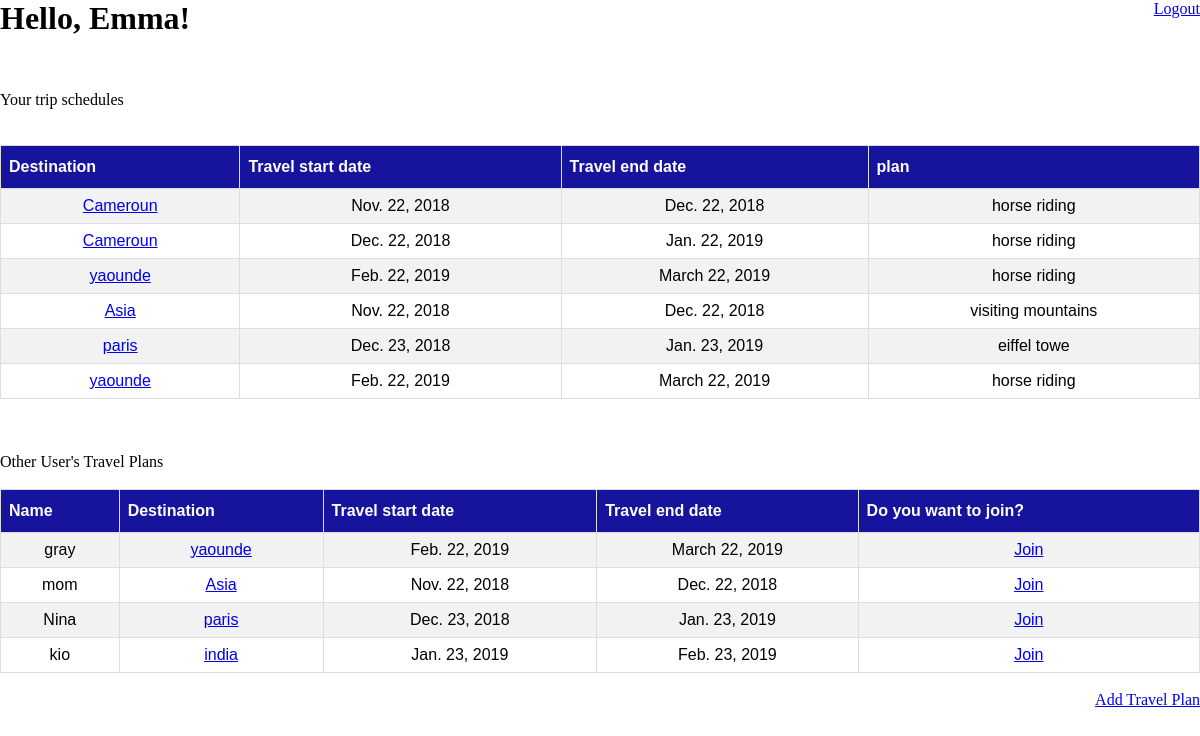
Screenshot of /travels (signed in) with the database file from the repository.
### TravelBuddy/models.py (models this page shows, shortened)
class Plan(models.Model):
    description=models.CharField(max_length=255)
    destination=models.CharField(max_length=255)
    start=models.DateField(max_length=255)
    end=models.DateField(max_length=255)
    added_by=models.ForeignKey(User,related_name='users_plans',on_delete=models.CASCADE)
    objects=PlanManager()

class Join(models.Model):
    added_user=models.ForeignKey(User,related_name='user',on_delete=models.CASCADE)
    added_plan=models.ForeignKey(Plan,related_name='plan',on_delete=models.CASCADE)

class User(models.Model):
    name = models.CharField(max_length=255)
    username = models.CharField(max_length=255)
    password = models.CharField(max_length=255)
    created_at = models.DateTimeField(auto_now_add = True)
    updated_at = models.DateTimeField(auto_now = True)
    objects = UserManager()

### TravelBuddy/views.py (the view)
# urls.py: path('travels',views.dashboard),
def dashboard(request):
    plans= Plan.objects.filter(added_by_id=request.session['id'])
    joins=Join.objects.filter(added_user_id=request.session['id'])
    destinations=Plan.objects.exclude(added_by_id=request.session['id'])
    context={
        'joins': joins,
        'plans': plans,
        'destinations': destinations
    }
    return render(request,'travels.html',context)

### TravelBuddy/templates/travels.html (shortened to what this page needs)
<!DOCTYPE html>
<html lang="en">
<head>
</head>
<body>
    <a class='special' href='/logout'>Logout</a>
    <h1>Hello, {{request.session.username}}!</h1>
    <br><br><br>
    <p>Your trip schedules</p>
     <table id="plan">
         <tr>
             <th>Destination</th>
             <th>Travel start date</th>
             <th>Travel end date</th>
             <th>plan</th>
         </tr>
         {%for plan in plans%}
         <tr>
                <td><a href='destination/{{plan.id}}'>{{plan.destination}}</a></td>
                <td>{{plan.start}}</td>
                <td>{{plan.end}}</td>
                <td>{{plan.description}}</td>
        </tr>
        {%endfor%}
        {%for join in joins%}
        <tr>
                <td><a href='destination/{{join.added_plan.id}}'>{{join.added_plan.destination}}</a></td>
                <td>{{join.added_plan.start}}</td>
                <td>{{join.added_plan.end}}</td>
                <td>{{join.added_plan.description}}</td>
        </tr>
        {%endfor%}
        <br><br>
    </table>
       <br><br><br>
       <p>Other User's Travel Plans</p>
       <table id="destination">
            <tr>
                <th>Name</th>
                <th>Destination</th>
                <th>Travel start date</th>
                <th>Travel end date</th>
                <th>Do you want to join?</th>
            </tr>
            {%for destination in destinations%}
            <tr>
                   <td>{{destination.added_by.username}}</td>
                   <td><a href='destination/{{destination.id}}'>{{destination.destination}}</a></td>
                   <td>{{destination.start}}</td>
                   <td>{{destination.end}}</td>
                   <td><a href='join/{{destination.id}}'>Join</a></td>
           </tr>
           {%endfor%}
           <br>
     </table>
     <br>
     <a class='special' href='add'>Add Travel Plan</a>
</body>
</html>

### TravelBuddy/templates/travels.html (style rules this page uses)
* { margin:0px ; padding:0px ; }
.special { float:right; }
#destination { font-family: "Trebuchet MS", Arial, Helvetica, sans-serif; border-collapse: collapse; width: 100%; }
#destination td, #destination th { border: 1px solid #ddd; padding: 8px; text-align: center; }
#destination tr:nth-child(even) { background-color: #f2f2f2; }
#destination th { padding-top: 12px; padding-bottom: 12px; text-align: left; background-color: rgb(22, 19, 156); color: white; }
#plan { font-family: "Trebuchet MS", Arial, Helvetica, sans-serif; border-collapse: collapse; width: 100%; }
#plan td, #plan th { border: 1px solid #ddd; padding: 8px; text-align: center; }
#plan tr:nth-child(even) { background-color: #f2f2f2; }
#plan th { padding-top: 12px; padding-bottom: 12px; text-align: left; background-color: rgb(22, 19, 156); color: white; }

### rows the page displays
Plan: destination "Cameroun", start "Nov. 22, 2018", end "Dec. 22, 2018", description "horse riding"
Plan: destination "Cameroun", start "Dec. 22, 2018", end "Jan. 22, 2019", description "horse riding"
Join: added_plan.destination "yaounde", added_plan.start "Feb. 22, 2019", added_plan.end "March 22, 2019", added_plan.description "horse riding"
Join: added_plan.destination "Asia", added_plan.start "Nov. 22, 2018", added_plan.end "Dec. 22, 2018", added_plan.description "visiting mountains"
Join: added_plan.destination "paris", added_plan.start "Dec. 23, 2018", added_plan.end "Jan. 23, 2019", added_plan.description "eiffel towe"
Join: added_plan.destination "yaounde", added_plan.start "Feb. 22, 2019", added_plan.end "March 22, 2019", added_plan.description "horse riding"
Plan: added_by.username "gray", destination "yaounde", start "Feb. 22, 2019", end "March 22, 2019"
Plan: added_by.username "mom", destination "Asia", start "Nov. 22, 2018", end "Dec. 22, 2018"
Plan: added_by.username "Nina", destination "paris", start "Dec. 23, 2018", end "Jan. 23, 2019"
Plan: added_by.username "kio", destination "india", start "Jan. 23, 2019", end "Feb. 23, 2019"

### other values shown
{{ request.session.username }} "Emma"
